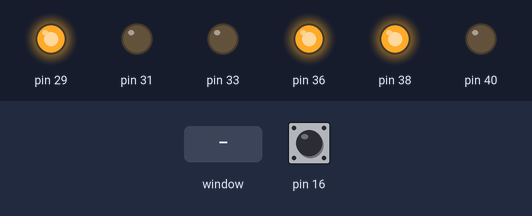
A program run on a simulated Raspberry Pi (header pin numbers). Parts: output pins drawn as LEDs (lit = HIGH). The test bench sets the inputs (shaded band); at power-on: pin 16 HIGH. The desktop window is not drawn, its controls go by their first labels and the mouse button is held 0.15 s. At 1.3 s the program stops and its outputs stay as they are.

Above: at 1.2 s.
1.3 s: control labelled "Sair" in the window clicked
At 1.6 s:
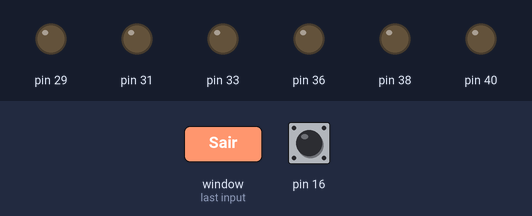
Timing chart, 0 to 2.8 s (numbered marks = the images above; inputs shaded):
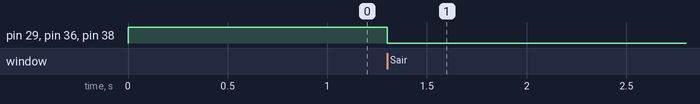

The program:

felipe.py
```python
import RPi.GPIO as GPIO
import time

from tkinter import *

GPIO.setmode(GPIO.BOARD)

#Define os pinos como saida

GPIO.setup(36, GPIO.OUT)#rigthPaletSwitch
GPIO.setup(38, GPIO.OUT)#leftPaletSwitch
#GPIO.setup(22, GPIO.OUT)#nosePoke
GPIO.setup(31, GPIO.OUT)#leftStimulusLight
GPIO.setup(33, GPIO.OUT)#houseLight
GPIO.setup(29, GPIO.OUT)#rightStimulusLight
GPIO.setup(40, GPIO.OUT)#feeder

#Define o pino  como entrada
GPIO.setup(16, GPIO.IN)

#Ativa Anodo Led RGB
#GPIO.output(32, 1)

#Alimentacao sensor
#GPIO.output(35, 1)

#Estado inicial dos leds
estado_1 = False
estado_2 = False
estado_3 = False

#rotina para ligar
def acendeled(pino_led):
    GPIO.output(pino_led, 0)
    return

#rotina para desligar
def apagaled(pino_led):
    GPIO.output(pino_led, 1)
    return

#Apaga o led
apagaled(38)
apagaled(36)
apagaled(29)

#Define o tamanho da tela
WINDOW_W = 478
WINDOW_H = 280

#Definicao de cores
BLACK          = '#000000'
BRIGHTRED      = '#ff0000'
RED            = '#9b0000'
BRIGHTGREEN    = '#00ff00'
GREEN          = '#28A828'
BRIGHTBLUE     = '#0000ff'
BLUE           = '#00009b'
WHITE          = '#ffffff'
YELLOW         = '#ffff00'

def createDisplay():
  global tk, canvas, light
  #Cria a janela tk
  tk = Tk()
  tk.title("FILIPEFLOP")

  tk.overrideredirect(True)
  #tk.config(cursor="none")

  #tk.geometry("{0}x{1}+0+0".format(tk.winfo_screenwidth(), tk.winfo_screenheight()))

  #Adiciona a area para desenho
  canvas = Canvas(tk, width=WINDOW_W, height=WINDOW_H, background=BLACK)

  #Desenha Botao1
  obj1Id = canvas.create_rectangle(5,5,159,155,fill=BLACK, tags = "objt1Tag")
  obj2Id = canvas.create_text( 80, 80,  text="esquerda", fill="white", font=("Helvetica", 20, "bold"))

  canvas.tag_bind(obj1Id, '<ButtonPress-1>', onObjectClick1)
  canvas.tag_bind(obj2Id, '<ButtonPress-1>', onObjectClick1)

  #Desenha Botao2
  obj3Id = canvas.create_rectangle(162, 5, 316, 155,fill=BRIGHTBLUE,tags = "objt3Tag")
  obj4Id = canvas.create_text(236, 80,  text="house Light", fill="white", font=("Helvetica", 20, "bold"))

  canvas.tag_bind(obj3Id, '<ButtonPress-1>', onObjectClick2)
  canvas.tag_bind(obj4Id, '<ButtonPress-1>', onObjectClick2)

  #Desenha Botao3
  obj5Id = canvas.create_rectangle(319, 5, 473,155,fill=BLACK,tags = "objt5Tag")
  obj6Id = canvas.create_text(396, 80,  text="Direita", fill="white", font=("Helvetica", 20, "bold"))

  canvas.tag_bind(obj5Id, '<ButtonPress-1>', onObjectClick3)
  canvas.tag_bind(obj6Id, '<ButtonPress-1>', onObjectClick3)

  canvas.pack()

  #Cria botao SAIR
  btn = Button(tk, height=1, text="Sair", font=("Arial", 12, "bold"), command=terminate)
  btn.pack()

  #Retangulo mensagem sensor infravermelho
  canvas.create_rectangle(5,160, 473, 275,fill=WHITE)

  #Verifica se o sensor infravermelho foi acionado
  tk.after(100, checkPort)

  tk.mainloop()

def onObjectClick1(event):
  #Clique no botao 1
  global estado_1
  estado_1 = not estado_1
  if estado_1 == True:
      apagaled(38)
      apagaled(29)
      acendeled(36)
  if estado_1 == False:
      apagaled(36)

def onObjectClick2(event):
  #Clique no botao 2
  global estado_2
  estado_2 = not estado_2
  if estado_2 == True:
      apagaled(38)
      apagaled(36)
      acendeled(29)
  if estado_2 == False:
      apagaled(29)

def onObjectClick3(event):
  #Clique no botao 3
  global estado_3
  estado_3 = not estado_3
  if estado_3 == True:
      apagaled(29)
      apagaled(36)
      acendeled(38)
  if estado_3 == False:
      apagaled(38)

def checkPort():
    #Verifica se o sensor infravermelho foi acionado
    if GPIO.input(16) == False:
        #Cria retangulo em amarelo e exibe mensagem
        canvas.create_rectangle(10,165, 468, 270,fill=YELLOW)
        canvas.create_text(240, 220,  text="ATIVADO", fill="BLACK", font=("Arial", 70, "bold"))
    if GPIO.input(16) == True:
        #Cria retangulo branco
        canvas.create_rectangle(5,160, 473, 275,fill=WHITE)
        canvas.create_text(240, 220,  text="DESATIVADO", fill='#E5E4E2', font=("Arial", 50, "bold"))
    tk.after(200,checkPort)

def terminate():
 #Acao do botao SAIR
 global tk
 tk.destroy()

def main():
    createDisplay()

try:
  if __name__ == '__main__':
      main()

finally:
  #Libera as portas da GPIO
  GPIO.cleanup()
```

Measured:
- after the input at 1.3 s, pin 29, pin 36, pin 38: HIGH → LOW at once
